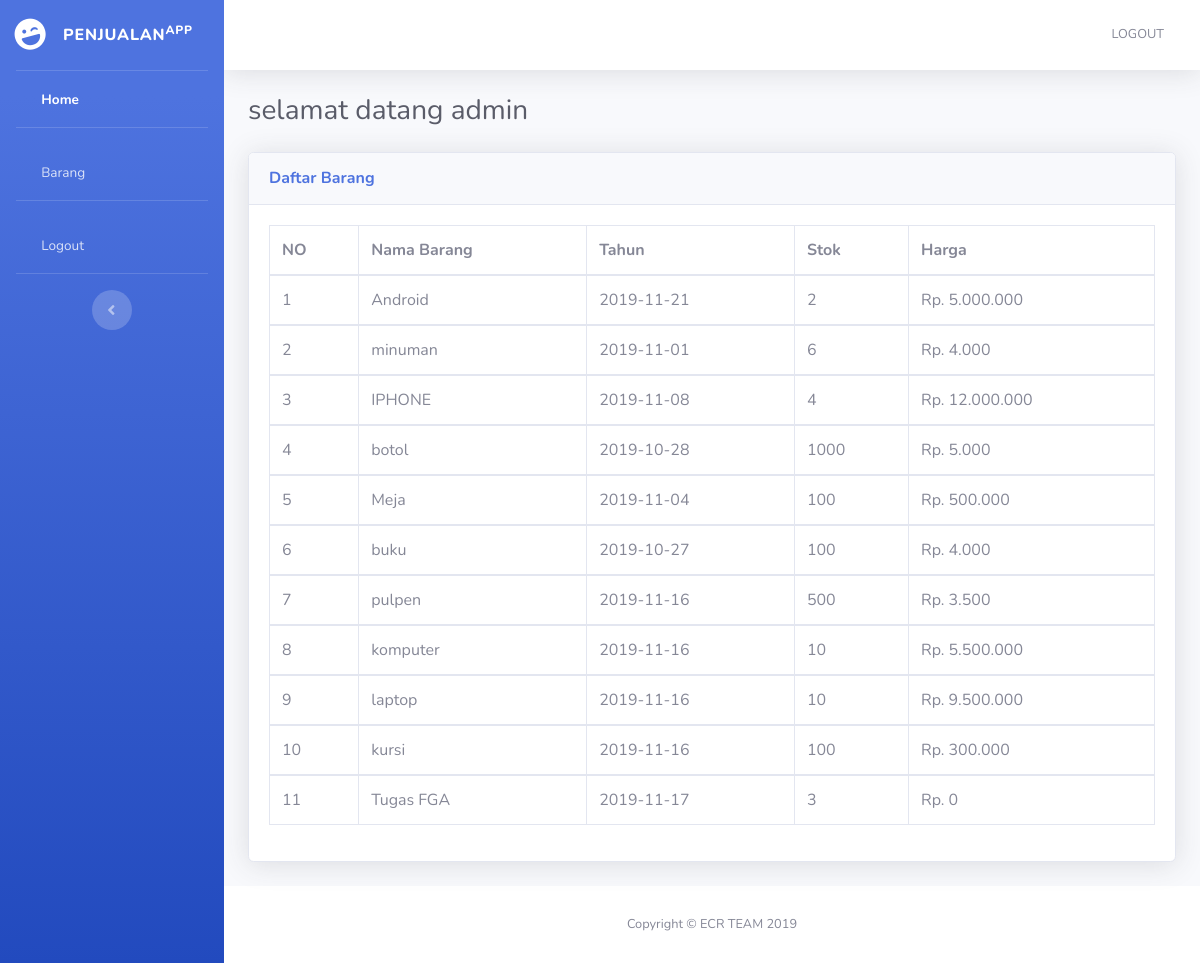
Screenshot of /admin.php (signed in) with the database file from the repository.
### tables this page shows
CREATE TABLE `tb_barang` (
  `id_barang` int(11) NOT NULL,
  `nama_barang` varchar(50) NOT NULL,
  `tahun` date NOT NULL,
  `stok` int(10) NOT NULL,
  `harga` varchar(50) NOT NULL
);

### admin.php (the view, shortened to what this page needs)
<?php
  include "koneksi.php";
 ?>
<!DOCTYPE html>
<html lang="en">
<head>
  <link href="vendor/fontawesome-free/css/all.min.css" rel="stylesheet" type="text/css">
  <link href="css/sb-admin-2.min.css" rel="stylesheet">
  <link href="vendor/datatables/dataTables.bootstrap4.min.css" rel="stylesheet">
</head>
<body id="page-top">
  <div id="wrapper">
    <ul class="navbar-nav bg-gradient-primary sidebar sidebar-dark accordion" id="accordionSidebar">
      <a class="sidebar-brand d-flex align-items-center justify-content-center" href="admin.php">
        <div class="sidebar-brand-icon rotate-n-15">
          <i class="fas fa-laugh-wink"></i>
        </div>
        <div class="sidebar-brand-text mx-3">Penjualan<sup>app</sup></div>
      </a>
      <hr class="sidebar-divider my-0">
      <li class="nav-item active">
        <a class="nav-link" href="admin.php">
          <span>Home</span></a>
      </li>
      <hr class="sidebar-divider">
      <li class="nav-item">
        <a class="nav-link" href="barang.php">
          <span>Barang</span></a>
      </li>
      <hr class="sidebar-divider">
      <li class="nav-item">
        <a class="nav-link" data-target="#logoutModal" href="#" data-toggle="modal">
          <span>Logout</span></a>
      </li>
      <hr class="sidebar-divider d-none d-md-block">
      <div class="text-center d-none d-md-inline">
        <button class="rounded-circle border-0" id="sidebarToggle"></button>
      </div>
    </ul>
    <div id="content-wrapper" class="d-flex flex-column">
      <div id="content">
        <nav class="navbar navbar-expand navbar-light bg-white topbar mb-4 static-top shadow">
          <ul class="navbar-nav ml-auto">
            <li class="nav-item dropdown no-arrow">
              <a class="nav-link dropdown-toggle" href="#" id="userDropdown" role="button" data-toggle="dropdown" aria-haspopup="true" aria-expanded="false">
                <span class="mr-2 d-none d-inline text-gray-600 small">LOGOUT</span>
              </a>
            </li>
          </ul>
        </nav>
        <div class="container-fluid">
          <div class="d-sm-flex align-items-center justify-content-between mb-4">
            <h1 class="h3 mb-0 text-gray-800">selamat datang <?php echo $_SESSION['nama']?></h1>
          </div>
            <div class="card shadow mb-4">
            <div class="card-header py-3">
              <h6 class="m-0 font-weight-bold text-primary">Daftar Barang</h6>
            </div>
            <div class="card-body">
              <div class="table-responsive">
                <table class="table table-bordered" width="100%" cellspacing="0">
                  <thead>
                    <tr>
                      <th>NO</th>
                      <th>Nama Barang</th>
                      <th>Tahun</th>
                      <th>Stok</th>
                      <th>Harga</th>
                    </tr>
                  </thead>
                    <?php
                      $no = 1;
                      $qtampil = mysqli_query($koneksi,"SELECT * FROM tb_barang");
                      while($data = mysqli_fetch_array($qtampil)) {
                     ?>
                  <tbody>
                    <tr>
                      <td><?php echo $no++; ?></td>
                      <td><?php echo $data['nama_barang']; ?></td>
                      <td><?php echo $data['tahun']; ?></td>
                      <td><?php echo $data['stok']; ?></td>
                      <td><?php echo $data['harga']; ?></td>
                    </tr>
                  </tbody>
                  <?php } ?>
                </table>
              </div>
            </div>
          </div>
        </div>
      </div>
      <footer class="sticky-footer bg-white">
        <div class="container my-auto">
          <div class="copyright text-center my-auto">
            <span>Copyright &copy; ECR TEAM 2019</span>
          </div>
        </div>
      </footer>
    </div>
  </div>
</body>
</html>

### rows the page displays
tb_barang: nama_barang "Android", tahun "2019-11-21", stok "2", harga "Rp. 5.000.000"
tb_barang: nama_barang "minuman", tahun "2019-11-01", stok "6", harga "Rp. 4.000"
tb_barang: nama_barang "IPHONE", tahun "2019-11-08", stok "4", harga "Rp. 12.000.000"
tb_barang: nama_barang "botol", tahun "2019-10-28", stok "1000", harga "Rp. 5.000"
tb_barang: nama_barang "Meja", tahun "2019-11-04", stok "100", harga "Rp. 500.000"
tb_barang: nama_barang "buku", tahun "2019-10-27", stok "100", harga "Rp. 4.000"
tb_barang: nama_barang "pulpen", tahun "2019-11-16", stok "500", harga "Rp. 3.500"
tb_barang: nama_barang "komputer", tahun "2019-11-16", stok "10", harga "Rp. 5.500.000"
tb_barang: nama_barang "laptop", tahun "2019-11-16", stok "10", harga "Rp. 9.500.000"
tb_barang: nama_barang "kursi", tahun "2019-11-16", stok "100", harga "Rp. 300.000"
tb_barang: nama_barang "Tugas FGA", tahun "2019-11-17", stok "3", harga "Rp. 0"

### other values shown
$_SESSION['nama'] "admin"
